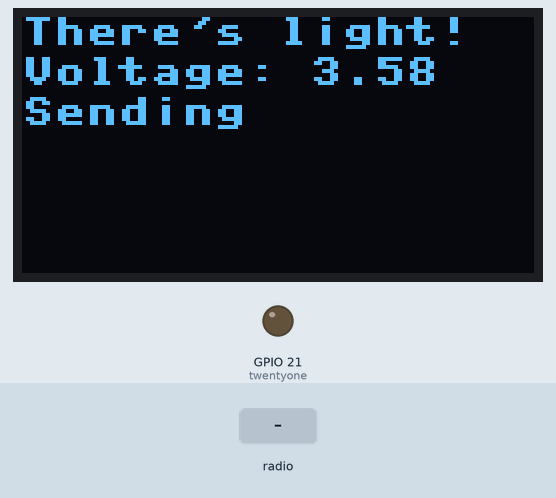
Recording of a program running on a simulated ESP32 board running MicroPython. Parts: 128×64 one-colour display, output pins drawn as LEDs (lit = HIGH). Inputs (shaded band) come from the test bench. No radio messages arrive unless stated (any console line starting 'radio sent:' is added by the test bench); the clock reads 2024-03-15 10:24:30 at power-on unless the program sets it; library files of the repository ran but are not shown: ssd1306.py; pins used as bus, display or sensor lines are not drawn; what the program prints to the serial console is not drawn. At 6.2 s the program stops and its outputs stay as they are.

Above: at 5.0 s.
5.1 s: radio message "Hello" arrives
At 5.9 s:
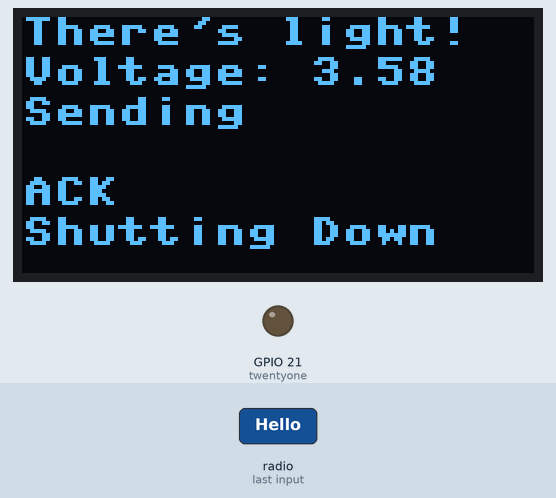
At 7.1 s:
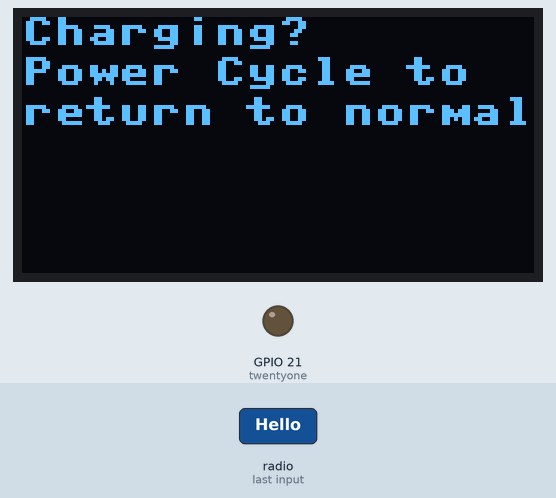
Timing chart, 0 to 7.7 s (numbered marks = the images above; inputs shaded):
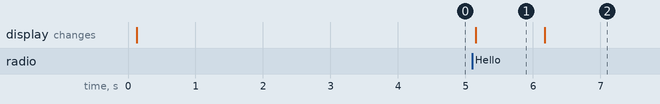

Measured:
- after the input at 5.1 s, the display: changes after 0.05 s (image 1)
- what the display in image 1 shows lasts 1.1 s, from 5.1 s to 6.2 s

The program:

main.py
```python
from config import *
from machine import Pin, ADC, SoftSPI, I2C
from sx127x import SX127x
from ssd1306 import SSD1306_I2C
from time import time, sleep, sleep_ms
from json import dumps

try:

    # Initialize LoRa module
    device_spi = SoftSPI(baudrate = 10000000,
                        polarity = 0,
                        phase = 0,
                        bits = 8,
                        firstbit = SoftSPI.MSB,
                        sck = Pin(lora_spi_config['sck'], Pin.OUT, Pin.PULL_DOWN),
                        mosi = Pin(lora_spi_config['mosi'], Pin.OUT, Pin.PULL_UP),
                        miso = Pin(lora_spi_config['miso'], Pin.IN, Pin.PULL_UP)
                        )

    lora = SX127x(device_spi,
                pins=lora_spi_config)

    i2c = I2C(scl=Pin(oled_i2c_config['scl'], Pin.OUT, Pin.PULL_UP),
            sda=Pin(oled_i2c_config['sda'], Pin.OUT, Pin.PULL_UP)
            )

    i2c_rst = Pin(16, Pin.OUT)
    # Initialize the OLED display
    i2c_rst.value(0)
    sleep_ms(5)
    i2c_rst.value(1)

    oled = SSD1306_I2C(oled_parameters['width'], oled_parameters['height'], i2c)

    # Heltec LoRa 32 with OLED Display
    # oled_width = 128
    # oled_height = 64
    # OLED reset pin
    # i2c_rst = Pin(16, Pin.OUT)
    # # Initialize the OLED display
    # i2c_rst.value(0)
    # sleep_ms(5)
    # i2c_rst.value(1) # must be held high after initialization
    # Setup the I2C lines
    # i2c_scl = Pin(15, Pin.OUT, Pin.PULL_UP)
    # i2c_sda = Pin(4, Pin.OUT, Pin.PULL_UP)
    # # Create the bus object
    # i2c = I2C(scl=i2c_scl, sda=i2c_sda)
    # Create the display object
    # oled = SSD1306_I2C(oled_width, oled_height, i2c)
    oled.fill(0)

    oled.text('There\'s light!', 0, 0)
    oled.show()

    #oled.line(0, 0, 50, 25, 1)
    oled.show()

    turn_off = Pin(25, Pin.OUT)
    turn_off.value(0)

    #Constants for voltage calculation
    XS = 0.0025
    MUL = 1000
    #Pin 21 must be low to read voltage.
    twentyone = Pin(21, Pin.OUT)
    twentyone.value(0)
    adc_pin = Pin(13, Pin.IN)
    adc = ADC(adc_pin)
    adc.atten(ADC.ATTN_11DB)
    adc.init()

    voltage = round(adc.read_uv() * XS * MUL / 1000000 - 0.3,2)

    oled.text('Voltage: ' + str(voltage), 0, 10)
    oled.show()

    packet_to_send = {'status': 'Mail!',
            'voltage': voltage}

    packet_to_send['voltage'] = voltage

    retry_count = 0

    while True and retry_count < 3:
        oled.text('Sending ', 0, 20)
        oled.show()
        lora.println(dumps(packet_to_send))
        start_time = time()
        timeout = 30  # seconds
        while not lora.received_packet():
            if time() - start_time > timeout:
                print("Timeout: No packet received within 30 seconds, sending again")
                break

        packet = lora.read_payload().decode()
        if packet == 'Hello':
            print("ACK")
            oled.text('ACK', 0, 40)
            oled.show()
            print("shutting down")
            oled.text('Shutting Down', 0, 50)
            oled.show()
            turn_off.value(1)
            sleep(1)
            turn_off.value(0)
            break

        retry_count += 1

        oled.text('Retry ' + str(retry_count), 0, 30)

    else:
        print("Didn't recieve a reply")
        print("shutting down")
        turn_off.value(1)
        sleep(1)
        turn_off.value(0)

    print("I should not be here. This means I still have power.")
    print("I think I'll go to sleep now.")
    oled.fill(0)
    oled.text('Charging?', 0, 0)
    oled.text('Power Cycle to', 0, 10)
    oled.text('return to normal', 0, 20)
    oled.show()

except Exception as e:
    import machine
    machine.reset()
```

config.py
```python
lora_spi_config = {
    'miso':19,
    'mosi':27,
    'ss':18,
    'sck':5,
    'dio_0':26,
    'dio_1':35,
    'dio_2':34,
    'reset':14,
    'led':25,
}

lora_parameters = {
    'frequency': 903E6,
    'tx_power_level': 20,
    'signal_bandwidth': 62.5E3,
    'spreading_factor': 12,
    'coding_rate': 8,
    'preamble_length': 12,
    'implicit_header': False,
    'sync_word': 0x12,
    'enable_CRC': False,
    'invert_IQ': False,
}

oled_i2c_config = {
    'sda': 4,
    'scl': 15,
    'rst': 16,
}

oled_parameters = {
    'width': 128,
    'height': 64,
}
```
